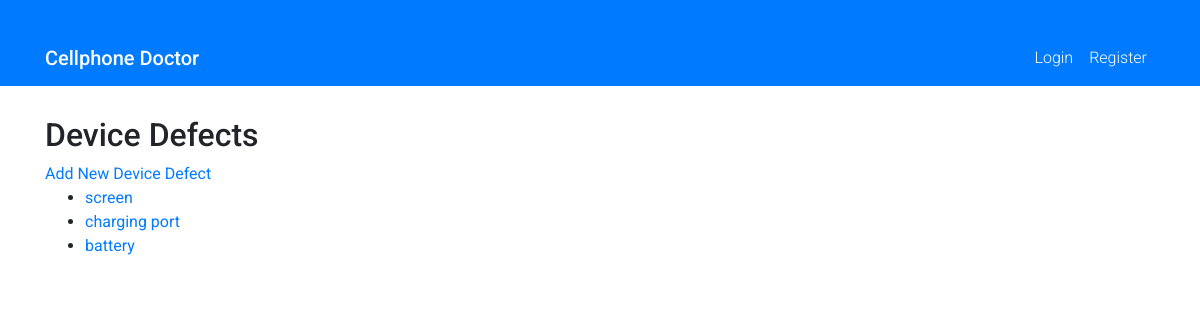
The page /store/devicedefects/ on the database its author committed.
### store/models.py (models this page shows, shortened)
class DeviceDefect(models.Model):
    defect_name = models.CharField(max_length=50, unique=True)
    defect_description = models.TextField(
        max_length=500, blank=True, null=True)
    defect_solution = models.TextField(max_length=500, default="Unknown")
    class Meta:
        ordering = ('id',)
        verbose_name = 'Device Defect'
        verbose_name_plural = 'Device Defects'

### store/views.py (the view)
# urls.py: path('devicedefects/', views.DeviceDefectListView.as_view(), name='devicedefect_list'),
class DeviceDefectListView(ListView):
    model = DeviceDefect
    template_name = 'store/devicedefect/devicedefect_list.html'

### store/templates/store/devicedefect/devicedefect_list.html
{% extends 'base.html' %}
{% block content %}
    <h2>Device Defects</h2>
    <a href="{% url 'store:devicedefect_create' %}">Add New Device Defect</a>
    <ul>
        {% for devicedefect in object_list %}
            <li>
                <a href="{% url 'store:devicedefect_detail' devicedefect.pk %}">{{ devicedefect.defect_name }}</a>
            </li>
        {% endfor %}
    </ul>
{% endblock %}

### static/css/styles.css (style rules this page uses)
body { font-family: 'Roboto', sans-serif; }

### rows shown on the page
DeviceDefect: defect_name "screen"
DeviceDefect: defect_name "charging port"
DeviceDefect: defect_name "battery"
